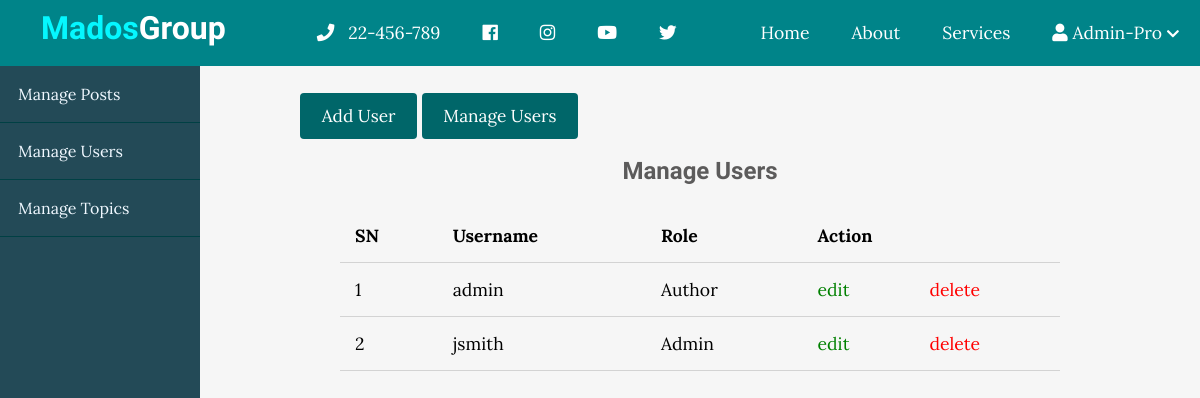
Page /indexUser.php on the committed database.
### tables this page shows
CREATE TABLE `users` (
  `id` int(11) NOT NULL,
  `username` varchar(250) NOT NULL,
  `email` varchar(250) NOT NULL,
  `password` varchar(250) NOT NULL,
  `role` varchar(250) NOT NULL,
  `created_at` timestamp NOT NULL DEFAULT current_timestamp()
);

### indexUser.php (the view, shortened to what this page needs)
<?php include('connect.php');?>
<!DOCTYPE html>
<html lang="en">
    <head>
        <link rel="stylesheet"
            href="https://use.fontawesome.com/releases/v5.7.2/css/all.css"
>
        <link rel="stylesheet" href="style.css">
        <link rel="stylesheet" href="admin.css">
    </head>
    <body>
         <?php include("header.php"); ?>
        <div class="admin-wrapper">
            <div class="left-sidebar">
                <ul>
                    <li><a href="indexPost.php">Manage Posts</a></li>
                    <li><a href="indexUser.php">Manage Users</a></li>
                    <li><a href="indexTopic.php">Manage Topics</a></li>
                </ul>
            </div>
            <div class="admin-content">
                <div class="button-group">
                    <a href="createUser.php" class="btn btn-big">Add User</a>
                    <a href="indexUser.php" class="btn btn-big">Manage Users</a>
                </div>
                <div class="content">
                    <h2 class="page-title">Manage Users</h2>
                    <table>
                        <thead>
                            <th>SN</th>
                            <th>Username</th>
                            <th>Role</th>
                            <th colspan="2">Action</th>
                        </thead>
                        <tbody>
                         <?php
                            $sql="SELECT * FROM users";
                            $result=mysqli_query($con,$sql);
                            if(mysqli_num_rows($result)>0){
                            while ($row=mysqli_fetch_assoc($result)) {
                            ?>
                            <tr>
                                <td><?php echo $row['id']; ?></td>
                                <td><?php echo $row['username']; ?></td>
                                <td><?php echo $row['role']; ?></td>
                                <td><a href="updatetop.php?updateid=<?php echo $row['id']; ?>" class="edit">edit</a></td>
                                <td><a href="deletetop.php?deleteid=<?php echo $row['id']; ?>" class="delete">delete</a></td>
                            </tr>
                            <?php
                            }}
                            ?>
                        </tbody>
                    </table>
                </div>
            </div>
        </div>
    </body>
</html>

### style.css (style rules this page uses)
* { box-sizing: border-box }
html, body { height: 100%; padding: 0px; margin: 0px; background: #f6f6f6; font-family: 'Lora', serif; }
h1, h2, h3, h4, h5, h6 { font-family: 'Candal', serif; color: #5c5b5b; margin: 5px; }
a { text-decoration: none; color: inherit; }
.btn { padding: .5rem 1rem; background: #006669; color: white; border: 1px solid transparent; border-radius: .25rem; font-size: 1.08em; font-family: 'Lora', serif; }
.btn-big { padding: .7rem 1.3rem; line-height: 1.3rem; }
.content { width: 90%; margin: 30px auto 30px; }

### admin.css (style rules this page uses)
.admin-wrapper { display: flex; height: calc(100% - 66px); }
.admin-wrapper .left-sidebar { flex: 2; height: 100%; background: #234a57; }
.admin-wrapper .left-sidebar ul { list-style: none; margin: 0px; padding: 0px; color: aliceblue; }
.admin-wrapper .left-sidebar ul li a { padding: 18px; display: block; border-bottom: 1px solid #004044; }
.admin-wrapper .admin-content { flex: 8; height: 100%; padding: 40px 100px 100px; overflow-y: scroll; }
.admin-content .page-title { text-align: center; margin-bottom: 1.5rem; }
table { width: 100%; border-collapse: collapse; font-size: 1.1rem; }
th, td { padding: 15px; text-align: left; border-bottom: 1px solid #d3d3d3; }
.edit { color: green; }
.delete { color: red; }

### rows in the picture
users: id "1", username "admin", role "Author"
users: id "2", username "jsmith", role "Admin"
